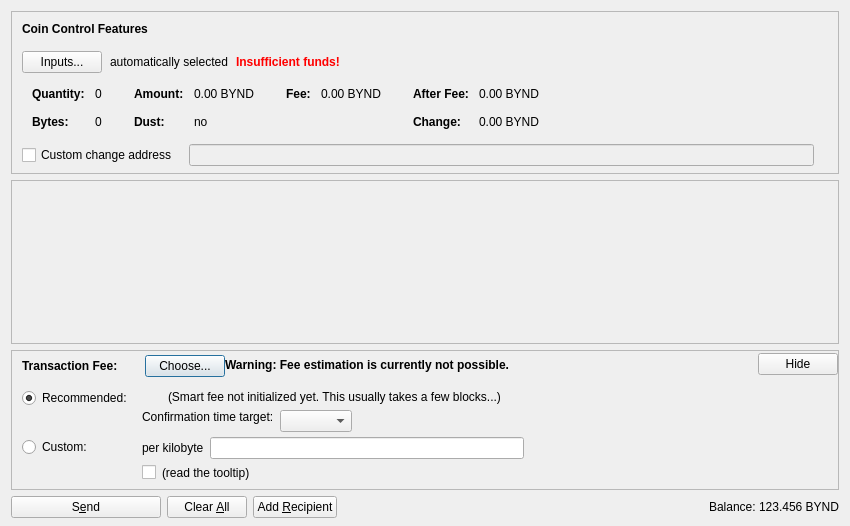
<?xml version="1.0" encoding="UTF-8"?>
<ui version="4.0">
 <class>SendCoinsDialog</class>
 <widget class="QDialog" name="SendCoinsDialog">
  <property name="geometry">
   <rect>
    <x>0</x>
    <y>0</y>
    <width>850</width>
    <height>526</height>
   </rect>
  </property>
  <property name="windowTitle">
   <string>Send Coins</string>
  </property>
  <layout class="QVBoxLayout" name="verticalLayout" stretch="0,1,0,0">
   <property name="bottomMargin">
    <number>8</number>
   </property>
   <item>
    <widget class="QFrame" name="frameCoinControl">
     <property name="sizePolicy">
      <sizepolicy hsizetype="Expanding" vsizetype="Expanding">
       <horstretch>0</horstretch>
       <verstretch>0</verstretch>
      </sizepolicy>
     </property>
     <property name="maximumSize">
      <size>
       <width>16777215</width>
       <height>16777215</height>
      </size>
     </property>
     <property name="frameShape">
      <enum>QFrame::StyledPanel</enum>
     </property>
     <property name="frameShadow">
      <enum>QFrame::Sunken</enum>
     </property>
     <layout class="QVBoxLayout" name="verticalLayoutCoinControl2">
      <property name="spacing">
       <number>0</number>
      </property>
      <property name="leftMargin">
       <number>0</number>
      </property>
      <property name="topMargin">
       <number>0</number>
      </property>
      <property name="rightMargin">
       <number>0</number>
      </property>
      <property name="bottomMargin">
       <number>6</number>
      </property>
      <item>
       <layout class="QVBoxLayout" name="verticalLayoutCoinControl" stretch="0,0,0,0,1">
        <property name="spacing">
         <number>0</number>
        </property>
        <property name="leftMargin">
         <number>10</number>
        </property>
        <property name="topMargin">
         <number>10</number>
        </property>
        <item>
         <layout class="QHBoxLayout" name="horizontalLayoutCoinControl1">
          <property name="bottomMargin">
           <number>15</number>
          </property>
          <item>
           <widget class="QLabel" name="labelCoinControlFeatures">
            <property name="sizePolicy">
             <sizepolicy hsizetype="Preferred" vsizetype="Maximum">
              <horstretch>0</horstretch>
              <verstretch>0</verstretch>
             </sizepolicy>
            </property>
            <property name="font">
             <font>
              <weight>75</weight>
              <bold>true</bold>
             </font>
            </property>
            <property name="styleSheet">
             <string notr="true">font-weight:bold;</string>
            </property>
            <property name="text">
             <string>Coin Control Features</string>
            </property>
           </widget>
          </item>
         </layout>
        </item>
        <item>
         <layout class="QHBoxLayout" name="horizontalLayoutCoinControl2" stretch="0,0,0,0">
          <property name="spacing">
           <number>8</number>
          </property>
          <property name="bottomMargin">
           <number>10</number>
          </property>
          <item>
           <widget class="QPushButton" name="pushButtonCoinControl">
            <property name="styleSheet">
             <string notr="true"/>
            </property>
            <property name="text">
             <string>Inputs...</string>
            </property>
            <property name="autoDefault">
             <bool>false</bool>
            </property>
           </widget>
          </item>
          <item>
           <widget class="QLabel" name="labelCoinControlAutomaticallySelected">
            <property name="text">
             <string>automatically selected</string>
            </property>
            <property name="margin">
             <number>5</number>
            </property>
           </widget>
          </item>
          <item>
           <widget class="QLabel" name="labelCoinControlInsuffFunds">
            <property name="font">
             <font>
              <weight>75</weight>
              <bold>true</bold>
             </font>
            </property>
            <property name="styleSheet">
             <string notr="true">color:red;font-weight:bold;</string>
            </property>
            <property name="text">
             <string>Insufficient funds!</string>
            </property>
            <property name="margin">
             <number>5</number>
            </property>
           </widget>
          </item>
          <item>
           <spacer name="horizontalSpacerCoinControl">
            <property name="orientation">
             <enum>Qt::Horizontal</enum>
            </property>
            <property name="sizeHint" stdset="0">
             <size>
              <width>40</width>
              <height>1</height>
             </size>
            </property>
           </spacer>
          </item>
         </layout>
        </item>
        <item>
         <widget class="QWidget" name="widgetCoinControl" native="true">
          <property name="sizePolicy">
           <sizepolicy hsizetype="Preferred" vsizetype="Preferred">
            <horstretch>0</horstretch>
            <verstretch>0</verstretch>
           </sizepolicy>
          </property>
          <property name="minimumSize">
           <size>
            <width>0</width>
            <height>0</height>
           </size>
          </property>
          <property name="styleSheet">
           <string notr="true"/>
          </property>
          <layout class="QHBoxLayout" name="horizontalLayoutCoinControl5">
           <property name="leftMargin">
            <number>0</number>
           </property>
           <property name="topMargin">
            <number>0</number>
           </property>
           <property name="rightMargin">
            <number>0</number>
           </property>
           <property name="bottomMargin">
            <number>0</number>
           </property>
           <item>
            <layout class="QHBoxLayout" name="horizontalLayoutCoinControl3" stretch="0,0,0,1">
             <property name="spacing">
              <number>20</number>
             </property>
             <property name="topMargin">
              <number>0</number>
             </property>
             <property name="bottomMargin">
              <number>10</number>
             </property>
             <item>
              <layout class="QFormLayout" name="formLayoutCoinControl1">
               <property name="horizontalSpacing">
                <number>10</number>
               </property>
               <property name="verticalSpacing">
                <number>14</number>
               </property>
               <property name="leftMargin">
                <number>10</number>
               </property>
               <property name="topMargin">
                <number>4</number>
               </property>
               <property name="rightMargin">
                <number>6</number>
               </property>
               <item row="0" column="0">
                <widget class="QLabel" name="labelCoinControlQuantityText">
                 <property name="font">
                  <font>
                   <weight>75</weight>
                   <bold>true</bold>
                  </font>
                 </property>
                 <property name="text">
                  <string>Quantity:</string>
                 </property>
                 <property name="margin">
                  <number>0</number>
                 </property>
                </widget>
               </item>
               <item row="0" column="1">
                <widget class="QLabel" name="labelCoinControlQuantity">
                 <property name="cursor">
                  <cursorShape>IBeamCursor</cursorShape>
                 </property>
                 <property name="contextMenuPolicy">
                  <enum>Qt::ActionsContextMenu</enum>
                 </property>
                 <property name="text">
                  <string notr="true">0</string>
                 </property>
                 <property name="margin">
                  <number>0</number>
                 </property>
                 <property name="textInteractionFlags">
                  <set>Qt::LinksAccessibleByMouse|Qt::TextSelectableByKeyboard|Qt::TextSelectableByMouse</set>
                 </property>
                </widget>
               </item>
               <item row="1" column="0">
                <widget class="QLabel" name="labelCoinControlBytesText">
                 <property name="font">
                  <font>
                   <weight>75</weight>
                   <bold>true</bold>
                  </font>
                 </property>
                 <property name="text">
                  <string>Bytes:</string>
                 </property>
                </widget>
               </item>
               <item row="1" column="1">
                <widget class="QLabel" name="labelCoinControlBytes">
                 <property name="cursor">
                  <cursorShape>IBeamCursor</cursorShape>
                 </property>
                 <property name="contextMenuPolicy">
                  <enum>Qt::ActionsContextMenu</enum>
                 </property>
                 <property name="text">
                  <string notr="true">0</string>
                 </property>
                 <property name="textInteractionFlags">
                  <set>Qt::LinksAccessibleByMouse|Qt::TextSelectableByKeyboard|Qt::TextSelectableByMouse</set>
                 </property>
                </widget>
               </item>
              </layout>
             </item>
             <item>
              <layout class="QFormLayout" name="formLayoutCoinControl2">
               <property name="horizontalSpacing">
                <number>10</number>
               </property>
               <property name="verticalSpacing">
                <number>14</number>
               </property>
               <property name="leftMargin">
                <number>6</number>
               </property>
               <property name="topMargin">
                <number>4</number>
               </property>
               <property name="rightMargin">
                <number>6</number>
               </property>
               <item row="0" column="0">
                <widget class="QLabel" name="labelCoinControlAmountText">
                 <property name="font">
                  <font>
                   <weight>75</weight>
                   <bold>true</bold>
                  </font>
                 </property>
                 <property name="text">
                  <string>Amount:</string>
                 </property>
                 <property name="margin">
                  <number>0</number>
                 </property>
                </widget>
               </item>
               <item row="0" column="1">
                <widget class="QLabel" name="labelCoinControlAmount">
                 <property name="cursor">
                  <cursorShape>IBeamCursor</cursorShape>
                 </property>
                 <property name="contextMenuPolicy">
                  <enum>Qt::ActionsContextMenu</enum>
                 </property>
                 <property name="text">
                  <string notr="true">0.00 BYND</string>
                 </property>
                 <property name="textInteractionFlags">
                  <set>Qt::LinksAccessibleByMouse|Qt::TextSelectableByKeyboard|Qt::TextSelectableByMouse</set>
                 </property>
                </widget>
               </item>
               <item row="1" column="0">
                <widget class="QLabel" name="labelCoinControlLowOutputText">
                 <property name="font">
                  <font>
                   <weight>75</weight>
                   <bold>true</bold>
                  </font>
                 </property>
                 <property name="text">
                  <string>Dust:</string>
                 </property>
                </widget>
               </item>
               <item row="1" column="1">
                <widget class="QLabel" name="labelCoinControlLowOutput">
                 <property name="cursor">
                  <cursorShape>IBeamCursor</cursorShape>
                 </property>
                 <property name="contextMenuPolicy">
                  <enum>Qt::ActionsContextMenu</enum>
                 </property>
                 <property name="text">
                  <string notr="true">no</string>
                 </property>
                 <property name="textInteractionFlags">
                  <set>Qt::LinksAccessibleByMouse|Qt::TextSelectableByKeyboard|Qt::TextSelectableByMouse</set>
                 </property>
                </widget>
               </item>
              </layout>
             </item>
             <item>
              <layout class="QFormLayout" name="formLayoutCoinControl3">
               <property name="horizontalSpacing">
                <number>10</number>
               </property>
               <property name="verticalSpacing">
                <number>14</number>
               </property>
               <property name="leftMargin">
                <number>6</number>
               </property>
               <property name="topMargin">
                <number>4</number>
               </property>
               <property name="rightMargin">
                <number>6</number>
               </property>
               <item row="0" column="0">
                <widget class="QLabel" name="labelCoinControlFeeText">
                 <property name="font">
                  <font>
                   <weight>75</weight>
                   <bold>true</bold>
                  </font>
                 </property>
                 <property name="text">
                  <string>Fee:</string>
                 </property>
                 <property name="margin">
                  <number>0</number>
                 </property>
                </widget>
               </item>
               <item row="0" column="1">
                <widget class="QLabel" name="labelCoinControlFee">
                 <property name="cursor">
                  <cursorShape>IBeamCursor</cursorShape>
                 </property>
                 <property name="contextMenuPolicy">
                  <enum>Qt::ActionsContextMenu</enum>
                 </property>
                 <property name="text">
                  <string notr="true">0.00 BYND</string>
                 </property>
                 <property name="textInteractionFlags">
                  <set>Qt::LinksAccessibleByMouse|Qt::TextSelectableByKeyboard|Qt::TextSelectableByMouse</set>
                 </property>
                </widget>
               </item>
              </layout>
             </item>
             <item>
              <layout class="QFormLayout" name="formLayoutCoinControl4">
               <property name="horizontalSpacing">
                <number>10</number>
               </property>
               <property name="verticalSpacing">
                <number>14</number>
               </property>
               <property name="leftMargin">
                <number>6</number>
               </property>
               <property name="topMargin">
                <number>4</number>
               </property>
               <property name="rightMargin">
                <number>6</number>
               </property>
               <item row="0" column="0">
                <widget class="QLabel" name="labelCoinControlAfterFeeText">
                 <property name="font">
                  <font>
                   <weight>75</weight>
                   <bold>true</bold>
                  </font>
                 </property>
                 <property name="text">
                  <string>After Fee:</string>
                 </property>
                 <property name="margin">
                  <number>0</number>
                 </property>
                </widget>
               </item>
               <item row="0" column="1">
                <widget class="QLabel" name="labelCoinControlAfterFee">
                 <property name="cursor">
                  <cursorShape>IBeamCursor</cursorShape>
                 </property>
                 <property name="contextMenuPolicy">
                  <enum>Qt::ActionsContextMenu</enum>
                 </property>
                 <property name="text">
                  <string notr="true">0.00 BYND</string>
                 </property>
                 <property name="textInteractionFlags">
                  <set>Qt::LinksAccessibleByMouse|Qt::TextSelectableByKeyboard|Qt::TextSelectableByMouse</set>
                 </property>
                </widget>
               </item>
               <item row="1" column="0">
                <widget class="QLabel" name="labelCoinControlChangeText">
                 <property name="font">
                  <font>
                   <weight>75</weight>
                   <bold>true</bold>
                  </font>
                 </property>
                 <property name="text">
                  <string>Change:</string>
                 </property>
                </widget>
               </item>
               <item row="1" column="1">
                <widget class="QLabel" name="labelCoinControlChange">
                 <property name="cursor">
                  <cursorShape>IBeamCursor</cursorShape>
                 </property>
                 <property name="contextMenuPolicy">
                  <enum>Qt::ActionsContextMenu</enum>
                 </property>
                 <property name="text">
                  <string notr="true">0.00 BYND</string>
                 </property>
                 <property name="textInteractionFlags">
                  <set>Qt::LinksAccessibleByMouse|Qt::TextSelectableByKeyboard|Qt::TextSelectableByMouse</set>
                 </property>
                </widget>
               </item>
              </layout>
             </item>
            </layout>
           </item>
          </layout>
         </widget>
        </item>
        <item>
         <layout class="QHBoxLayout" name="horizontalLayoutCoinControl4" stretch="0,0,0">
          <property name="spacing">
           <number>12</number>
          </property>
          <property name="sizeConstraint">
           <enum>QLayout::SetDefaultConstraint</enum>
          </property>
          <property name="topMargin">
           <number>5</number>
          </property>
          <property name="rightMargin">
           <number>5</number>
          </property>
          <item>
           <widget class="QCheckBox" name="checkBoxCoinControlChange">
            <property name="toolTip">
             <string>If this is activated, but the change address is empty or invalid, change will be sent to a newly generated address.</string>
            </property>
            <property name="text">
             <string>Custom change address</string>
            </property>
           </widget>
          </item>
          <item>
           <widget class="QValidatedLineEdit" name="lineEditCoinControlChange">
            <property name="enabled">
             <bool>false</bool>
            </property>
            <property name="sizePolicy">
             <sizepolicy hsizetype="Expanding" vsizetype="Fixed">
              <horstretch>0</horstretch>
              <verstretch>0</verstretch>
             </sizepolicy>
            </property>
           </widget>
          </item>
          <item>
           <widget class="QLabel" name="labelCoinControlChangeLabel">
            <property name="sizePolicy">
             <sizepolicy hsizetype="Preferred" vsizetype="Expanding">
              <horstretch>0</horstretch>
              <verstretch>0</verstretch>
             </sizepolicy>
            </property>
            <property name="minimumSize">
             <size>
              <width>0</width>
              <height>0</height>
             </size>
            </property>
            <property name="text">
             <string/>
            </property>
            <property name="margin">
             <number>3</number>
            </property>
           </widget>
          </item>
         </layout>
        </item>
        <item>
         <spacer name="verticalSpacerCoinControl">
          <property name="orientation">
           <enum>Qt::Vertical</enum>
          </property>
          <property name="sizeHint" stdset="0">
           <size>
            <width>800</width>
            <height>1</height>
           </size>
          </property>
         </spacer>
        </item>
       </layout>
      </item>
     </layout>
    </widget>
   </item>
   <item>
    <widget class="QScrollArea" name="scrollArea">
     <property name="widgetResizable">
      <bool>true</bool>
     </property>
     <widget class="QWidget" name="scrollAreaWidgetContents">
      <property name="geometry">
       <rect>
        <x>0</x>
        <y>0</y>
        <width>830</width>
        <height>104</height>
       </rect>
      </property>
      <layout class="QVBoxLayout" name="verticalLayout_2" stretch="0,1">
       <property name="leftMargin">
        <number>0</number>
       </property>
       <property name="topMargin">
        <number>0</number>
       </property>
       <property name="rightMargin">
        <number>0</number>
       </property>
       <property name="bottomMargin">
        <number>0</number>
       </property>
       <item>
        <layout class="QVBoxLayout" name="entries">
         <property name="spacing">
          <number>6</number>
         </property>
        </layout>
       </item>
       <item>
        <spacer name="verticalSpacer">
         <property name="orientation">
          <enum>Qt::Vertical</enum>
         </property>
         <property name="sizeHint" stdset="0">
          <size>
           <width>20</width>
           <height>40</height>
          </size>
         </property>
        </spacer>
       </item>
      </layout>
     </widget>
    </widget>
   </item>
   <item>
    <widget class="QFrame" name="frameFee">
     <property name="sizePolicy">
      <sizepolicy hsizetype="Expanding" vsizetype="Expanding">
       <horstretch>0</horstretch>
       <verstretch>0</verstretch>
      </sizepolicy>
     </property>
     <property name="maximumSize">
      <size>
       <width>16777215</width>
       <height>16777215</height>
      </size>
     </property>
     <property name="frameShape">
      <enum>QFrame::StyledPanel</enum>
     </property>
     <property name="frameShadow">
      <enum>QFrame::Sunken</enum>
     </property>
     <layout class="QVBoxLayout" name="verticalLayoutFee1">
      <property name="spacing">
       <number>0</number>
      </property>
      <property name="leftMargin">
       <number>0</number>
      </property>
      <property name="topMargin">
       <number>0</number>
      </property>
      <property name="rightMargin">
       <number>0</number>
      </property>
      <property name="bottomMargin">
       <number>0</number>
      </property>
      <item>
       <layout class="QVBoxLayout" name="verticalLayoutFee2" stretch="0,0,0">
        <property name="spacing">
         <number>0</number>
        </property>
        <property name="leftMargin">
         <number>10</number>
        </property>
        <property name="topMargin">
         <number>0</number>
        </property>
        <item>
         <layout class="QHBoxLayout" name="horizontalLayoutFee1">
          <property name="bottomMargin">
           <number>0</number>
          </property>
          <item>
           <layout class="QVBoxLayout" name="verticalLayoutFee7">
            <property name="spacing">
             <number>0</number>
            </property>
            <item>
             <spacer name="verticalSpacerSmartFee">
              <property name="orientation">
               <enum>Qt::Vertical</enum>
              </property>
              <property name="sizeType">
               <enum>QSizePolicy::Fixed</enum>
              </property>
              <property name="sizeHint" stdset="0">
               <size>
                <width>1</width>
                <height>4</height>
               </size>
              </property>
             </spacer>
            </item>
            <item>
             <layout class="QHBoxLayout" name="horizontalLayoutSmartFee">
              <property name="spacing">
               <number>10</number>
              </property>
              <item>
               <widget class="QLabel" name="labelFeeHeadline">
                <property name="sizePolicy">
                 <sizepolicy hsizetype="Preferred" vsizetype="Maximum">
                  <horstretch>0</horstretch>
                  <verstretch>0</verstretch>
                 </sizepolicy>
                </property>
                <property name="font">
                 <font>
                  <weight>75</weight>
                  <bold>true</bold>
                 </font>
                </property>
                <property name="styleSheet">
                 <string notr="true">font-weight:bold;</string>
                </property>
                <property name="text">
                 <string>Transaction Fee:</string>
                </property>
               </widget>
              </item>
              <item>
               <widget class="QLabel" name="labelFeeMinimized">
                <property name="text">
                 <string/>
                </property>
               </widget>
              </item>
              <item>
               <widget class="QPushButton" name="buttonChooseFee">
                <property name="text">
                 <string>Choose...</string>
                </property>
               </widget>
              </item>
             </layout>
            </item>
            <item>
             <spacer name="verticalSpacer_5">
              <property name="orientation">
               <enum>Qt::Vertical</enum>
              </property>
              <property name="sizeHint" stdset="0">
               <size>
                <width>1</width>
                <height>1</height>
               </size>
              </property>
             </spacer>
            </item>
           </layout>
          </item>
          <item>
           <widget class="QLabel" name="fallbackFeeWarningLabel">
            <property name="toolTip">
             <string>Using the fallbackfee can result in sending a transaction that will take several hours or days (or never) to confirm. Consider choosing your fee manually or wait until you have validated the complete chain.</string>
            </property>
            <property name="font">
            <font>
                <weight>75</weight>
                <bold>true</bold>
            </font>
            </property>
            <property name="text">
             <string>Warning: Fee estimation is currently not possible.</string>
            </property>
            <property name="wordWrap">
             <bool>false</bool>
            </property>
           </widget>
          </item>
          <item>
           <spacer name="horizontalSpacer_4">
            <property name="orientation">
             <enum>Qt::Horizontal</enum>
            </property>
            <property name="sizeType">
             <enum>QSizePolicy::MinimumExpanding</enum>
            </property>
            <property name="sizeHint" stdset="0">
             <size>
              <width>40</width>
              <height>20</height>
             </size>
            </property>
           </spacer>
          </item>
          <item>
           <widget class="QPushButton" name="buttonMinimizeFee">
            <property name="toolTip">
             <string>collapse fee-settings</string>
            </property>
            <property name="text">
             <string>Hide</string>
            </property>
           </widget>
          </item>
         </layout>
        </item>
        <item>
         <widget class="QFrame" name="frameFeeSelection">
          <layout class="QVBoxLayout" name="verticalLayoutFee12">
           <property name="spacing">
            <number>0</number>
           </property>
           <property name="leftMargin">
            <number>0</number>
           </property>
           <property name="topMargin">
            <number>0</number>
           </property>
           <property name="rightMargin">
            <number>0</number>
           </property>
           <property name="bottomMargin">
            <number>0</number>
           </property>
           <item>
            <layout class="QGridLayout" name="gridLayoutFee">
             <property name="topMargin">
              <number>10</number>
             </property>
             <property name="bottomMargin">
              <number>4</number>
             </property>
             <property name="horizontalSpacing">
              <number>10</number>
             </property>
             <property name="verticalSpacing">
              <number>4</number>
             </property>
             <item row="1" column="1">
              <layout class="QVBoxLayout" name="verticalLayoutFee8">
               <property name="spacing">
                <number>6</number>
               </property>
               <item>
                <layout class="QHBoxLayout" name="horizontalLayoutFee13">
                 <item>
                  <widget class="QLabel" name="labelCustomPerKilobyte">
                   <property name="toolTip">
                    <string>If the custom fee is set to 1000 satoshis and the transaction is only 250 bytes, then &quot;per kilobyte&quot; only pays 250 satoshis in fee, while &quot;total at least&quot; pays 1000 satoshis. For transactions bigger than a kilobyte both pay by kilobyte.</string>
                   </property>
                   <property name="text">
                    <string>per kilobyte</string>
                   </property>
                  </widget>
                 </item>
                 <item>
                  <widget class="BitcoinAmountField" name="customFee"/>
                 </item>
                 <item>
                  <spacer name="horizontalSpacer_6">
                   <property name="orientation">
                    <enum>Qt::Horizontal</enum>
                   </property>
                   <property name="sizeHint" stdset="0">
                    <size>
                     <width>1</width>
                     <height>1</height>
                    </size>
                   </property>
                  </spacer>
                 </item>
                </layout>
               </item>
               <item>
                <layout class="QHBoxLayout" name="horizontalLayoutFee8">
                 <item>
                  <widget class="QCheckBox" name="checkBoxMinimumFee">
                   <property name="toolTip">
                    <string>Paying only the minimum fee is just fine as long as there is less transaction volume than space in the blocks. But be aware that this can end up in a never confirming transaction once there is more demand for beyondcoin transactions than the network can process.</string>
                   </property>
                   <property name="text">
                    <string/>
                   </property>
                  </widget>
                 </item>
                 <item>
                  <widget class="QLabel" name="labelMinFeeWarning">
                   <property name="enabled">
                    <bool>true</bool>
                   </property>
                   <property name="toolTip">
                    <string>Paying only the minimum fee is just fine as long as there is less transaction volume than space in the blocks. But be aware that this can end up in a never confirming transaction once there is more demand for beyondcoin transactions than the network can process.</string>
                   </property>
                   <property name="text">
                    <string>(read the tooltip)</string>
                   </property>
                   <property name="margin">
                    <number>5</number>
                   </property>
                  </widget>
                 </item>
                 <item>
                  <spacer name="horizontalSpacer_2">
                   <property name="orientation">
                    <enum>Qt::Horizontal</enum>
                   </property>
                   <property name="sizeHint" stdset="0">
                    <size>
                     <width>1</width>
                     <height>1</height>
                    </size>
                   </property>
                  </spacer>
                 </item>
                </layout>
               </item>
              </layout>
             </item>
             <item row="0" column="0">
              <layout class="QVBoxLayout" name="verticalLayoutFee4" stretch="0,1">
               <item>
                <widget class="QRadioButton" name="radioSmartFee">
                 <property name="text">
                  <string>Recommended:</string>
                 </property>
                 <property name="checked">
                  <bool>true</bool>
                 </property>
                 <attribute name="buttonGroup">
                  <string notr="true">groupFee</string>
                 </attribute>
                </widget>
               </item>
               <item>
                <spacer name="verticalSpacer_2">
                 <property name="orientation">
                  <enum>Qt::Vertical</enum>
                 </property>
                 <property name="sizeHint" stdset="0">
                  <size>
                   <width>1</width>
                   <height>1</height>
                  </size>
                 </property>
                </spacer>
               </item>
              </layout>
             </item>
             <item row="1" column="0">
              <layout class="QVBoxLayout" name="verticalLayoutFee9" stretch="0,1">
               <item>
                <widget class="QRadioButton" name="radioCustomFee">
                 <property name="text">
                  <string>Custom:</string>
                 </property>
                 <attribute name="buttonGroup">
                  <string notr="true">groupFee</string>
                 </attribute>
                </widget>
               </item>
               <item>
                <spacer name="verticalSpacer_6">
                 <property name="orientation">
                  <enum>Qt::Vertical</enum>
                 </property>
                 <property name="sizeHint" stdset="0">
                  <size>
                   <width>1</width>
                   <height>1</height>
                  </size>
                 </property>
                </spacer>
               </item>
              </layout>
             </item>
             <item row="0" column="1">
              <layout class="QVBoxLayout" name="verticalLayoutFee3" stretch="0,0,1">
               <property name="spacing">
                <number>6</number>
               </property>
               <property name="topMargin">
                <number>2</number>
               </property>
               <item>
                <layout class="QHBoxLayout" name="horizontalLayoutFee12">
                 <item>
                  <widget class="QLabel" name="labelSmartFee">
                   <property name="text">
                    <string/>
                   </property>
                   <property name="margin">
                    <number>2</number>
                   </property>
                  </widget>
                 </item>
                 <item>
                  <widget class="QLabel" name="labelFeeEstimation">
                   <property name="text">
                    <string/>
                   </property>
                  </widget>
                 </item>
                 <item>
                  <widget class="QLabel" name="labelSmartFee2">
                   <property name="text">
                    <string>(Smart fee not initialized yet. This usually takes a few blocks...)</string>
                   </property>
                   <property name="margin">
                    <number>2</number>
                   </property>
                  </widget>
                 </item>
                 <item>
                  <spacer name="horizontalSpacer_5">
                   <property name="orientation">
                    <enum>Qt::Horizontal</enum>
                   </property>
                   <property name="sizeHint" stdset="0">
                    <size>
                     <width>1</width>
                     <height>1</height>
                    </size>
                   </property>
                  </spacer>
                 </item>
                </layout>
               </item>
               <item>
                <layout class="QHBoxLayout" name="horizontalLayoutFee9">
                 <item>
                  <layout class="QVBoxLayout" name="verticalLayoutFee6">
                   <item>
                    <widget class="QLabel" name="labelSmartFee3">
                     <property name="text">
                      <string>Confirmation time target:</string>
                     </property>
                     <property name="margin">
                      <number>2</number>
                     </property>
                    </widget>
                   </item>
                   <item>
                    <spacer name="verticalSpacer_3">
                     <property name="orientation">
                      <enum>Qt::Vertical</enum>
                     </property>
                     <property name="sizeHint" stdset="0">
                      <size>
                       <width>1</width>
                       <height>1</height>
                      </size>
                     </property>
                    </spacer>
                   </item>
                  </layout>
                 </item>
                 <item>
                  <layout class="QVBoxLayout" name="verticalLayoutFee5">
                   <property name="rightMargin">
                    <number>30</number>
                   </property>
                   <item>
                    <layout class="QHBoxLayout" name="horizontalLayoutConfTarget">
                     <property name="bottomMargin">
                      <number>0</number>
                     </property>
                     <item>
                      <widget class="QComboBox" name="confTargetSelector"/>
                     </item>
                     <item>
                      <spacer name="horizontalSpacerConfTarget">
                       <property name="orientation">
                        <enum>Qt::Horizontal</enum>
                       </property>
                       <property name="sizeHint" stdset="0">
                        <size>
                         <width>40</width>
                         <height>20</height>
                        </size>
                       </property>
                      </spacer>
                     </item>
                    </layout>
                   </item>
                  </layout>
                 </item>
                </layout>
               </item>
               <item>
                <spacer name="verticalSpacer_4">
                 <property name="orientation">
                  <enum>Qt::Vertical</enum>
                 </property>
                 <property name="sizeHint" stdset="0">
                  <size>
                   <width>1</width>
                   <height>1</height>
                  </size>
                 </property>
                </spacer>
               </item>
              </layout>
             </item>
            </layout>
           </item>
          </layout>
         </widget>
        </item>
        <item>
         <spacer name="verticalSpacerFee">
          <property name="orientation">
           <enum>Qt::Vertical</enum>
          </property>
          <property name="sizeHint" stdset="0">
           <size>
            <width>40</width>
            <height>5</height>
           </size>
          </property>
         </spacer>
        </item>
       </layout>
      </item>
     </layout>
    </widget>
   </item>
   <item>
    <layout class="QHBoxLayout" name="horizontalLayout">
     <item>
      <widget class="QPushButton" name="sendButton">
       <property name="minimumSize">
        <size>
         <width>150</width>
         <height>0</height>
        </size>
       </property>
       <property name="toolTip">
        <string>Confirm the send action</string>
       </property>
       <property name="text">
        <string>S&amp;end</string>
       </property>
       <property name="icon">
        <iconset resource="../bitcoin.qrc">
         <normaloff>:/icons/send</normaloff>:/icons/send</iconset>
       </property>
       <property name="autoDefault">
        <bool>false</bool>
       </property>
       <property name="default">
        <bool>false</bool>
       </property>
      </widget>
     </item>
     <item>
      <widget class="QPushButton" name="clearButton">
       <property name="sizePolicy">
        <sizepolicy hsizetype="Minimum" vsizetype="Fixed">
         <horstretch>0</horstretch>
         <verstretch>0</verstretch>
        </sizepolicy>
       </property>
       <property name="toolTip">
        <string>Clear all fields of the form.</string>
       </property>
       <property name="text">
        <string>Clear &amp;All</string>
       </property>
       <property name="icon">
        <iconset resource="../bitcoin.qrc">
         <normaloff>:/icons/remove</normaloff>:/icons/remove</iconset>
       </property>
       <property name="autoDefault">
        <bool>false</bool>
       </property>
      </widget>
     </item>
     <item>
      <widget class="QPushButton" name="addButton">
       <property name="toolTip">
        <string>Send to multiple recipients at once</string>
       </property>
       <property name="text">
        <string>Add &amp;Recipient</string>
       </property>
       <property name="icon">
        <iconset resource="../bitcoin.qrc">
         <normaloff>:/icons/add</normaloff>:/icons/add</iconset>
       </property>
       <property name="autoDefault">
        <bool>false</bool>
       </property>
      </widget>
     </item>
     <item>
      <spacer name="horizontalSpacer">
       <property name="orientation">
        <enum>Qt::Horizontal</enum>
       </property>
       <property name="sizeHint" stdset="0">
        <size>
         <width>40</width>
         <height>20</height>
        </size>
       </property>
      </spacer>
     </item>
     <item>
      <layout class="QHBoxLayout" name="horizontalLayout_2">
       <property name="spacing">
        <number>3</number>
       </property>
       <item>
        <widget class="QLabel" name="label">
         <property name="sizePolicy">
          <sizepolicy hsizetype="Preferred" vsizetype="Fixed">
           <horstretch>0</horstretch>
           <verstretch>0</verstretch>
          </sizepolicy>
         </property>
         <property name="text">
          <string>Balance:</string>
         </property>
        </widget>
       </item>
       <item>
        <widget class="QLabel" name="labelBalance">
         <property name="sizePolicy">
          <sizepolicy hsizetype="Preferred" vsizetype="Fixed">
           <horstretch>0</horstretch>
           <verstretch>0</verstretch>
          </sizepolicy>
         </property>
         <property name="cursor">
          <cursorShape>IBeamCursor</cursorShape>
         </property>
         <property name="text">
          <string notr="true">123.456 BYND</string>
         </property>
         <property name="textInteractionFlags">
          <set>Qt::LinksAccessibleByMouse|Qt::TextSelectableByKeyboard|Qt::TextSelectableByMouse</set>
         </property>
        </widget>
       </item>
      </layout>
     </item>
    </layout>
   </item>
  </layout>
 </widget>
 <customwidgets>
  <customwidget>
   <class>QValidatedLineEdit</class>
   <extends>QLineEdit</extends>
   <header>qvalidatedlineedit.h</header>
  </customwidget>
  <customwidget>
   <class>BitcoinAmountField</class>
   <extends>QLineEdit</extends>
   <header>bitcoinamountfield.h</header>
   <container>1</container>
  </customwidget>
 </customwidgets>
 <resources>
  <include location="../bitcoin.qrc"/>
 </resources>
 <connections/>
 <buttongroups>
  <buttongroup name="groupFee"/>
 </buttongroups>
</ui>
